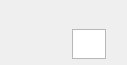
<?xml version="1.0" encoding="UTF-8"?>
<ui version="4.0">
 <class>chat_item2</class>
 <widget class="QWidget" name="chat_item2">
  <property name="geometry">
   <rect>
    <x>0</x>
    <y>0</y>
    <width>125</width>
    <height>65</height>
   </rect>
  </property>
  <property name="windowTitle">
   <string>Form</string>
  </property>
  <layout class="QGridLayout" name="gridLayout_2" columnstretch="3,1">
   <property name="topMargin">
    <number>0</number>
   </property>
   <property name="rightMargin">
    <number>0</number>
   </property>
   <property name="bottomMargin">
    <number>0</number>
   </property>
   <property name="spacing">
    <number>0</number>
   </property>
   <item row="0" column="0">
    <widget class="QLabel" name="label_2">
     <property name="text">
      <string/>
     </property>
    </widget>
   </item>
   <item row="0" column="1">
    <spacer name="horizontalSpacer_2">
     <property name="orientation">
      <enum>Qt::Horizontal</enum>
     </property>
     <property name="sizeHint" stdset="0">
      <size>
       <width>239</width>
       <height>20</height>
      </size>
     </property>
    </spacer>
   </item>
   <item row="1" column="0">
    <widget class="QWidget" name="widget" native="true">
     <property name="minimumSize">
      <size>
       <width>116</width>
       <height>0</height>
      </size>
     </property>
     <property name="styleSheet">
      <string notr="true"/>
     </property>
     <layout class="QGridLayout" name="gridLayout">
      <property name="leftMargin">
       <number>0</number>
      </property>
      <property name="topMargin">
       <number>0</number>
      </property>
      <property name="rightMargin">
       <number>9</number>
      </property>
      <property name="bottomMargin">
       <number>0</number>
      </property>
      <property name="horizontalSpacing">
       <number>0</number>
      </property>
      <item row="1" column="2">
       <widget class="QWidget" name="widget_3" native="true">
        <property name="minimumSize">
         <size>
          <width>45</width>
          <height>45</height>
         </size>
        </property>
        <property name="maximumSize">
         <size>
          <width>45</width>
          <height>16777215</height>
         </size>
        </property>
        <property name="styleSheet">
         <string notr="true"/>
        </property>
        <layout class="QVBoxLayout" name="verticalLayout">
         <property name="spacing">
          <number>0</number>
         </property>
         <property name="leftMargin">
          <number>0</number>
         </property>
         <property name="topMargin">
          <number>0</number>
         </property>
         <property name="rightMargin">
          <number>0</number>
         </property>
         <property name="bottomMargin">
          <number>0</number>
         </property>
         <item>
          <widget class="QLabel" name="label">
           <property name="minimumSize">
            <size>
             <width>45</width>
             <height>45</height>
            </size>
           </property>
           <property name="maximumSize">
            <size>
             <width>45</width>
             <height>45</height>
            </size>
           </property>
           <property name="styleSheet">
            <string notr="true">
border-image: url(:/icon/head1.jpg);</string>
           </property>
           <property name="text">
            <string/>
           </property>
          </widget>
         </item>
         <item>
          <spacer name="verticalSpacer">
           <property name="orientation">
            <enum>Qt::Vertical</enum>
           </property>
           <property name="sizeHint" stdset="0">
            <size>
             <width>20</width>
             <height>40</height>
            </size>
           </property>
          </spacer>
         </item>
        </layout>
       </widget>
      </item>
      <item row="1" column="3">
       <widget class="QWidget" name="widget_2" native="true">
        <property name="minimumSize">
         <size>
          <width>45</width>
          <height>45</height>
         </size>
        </property>
        <property name="maximumSize">
         <size>
          <width>16777215</width>
          <height>16777215</height>
         </size>
        </property>
        <property name="styleSheet">
         <string notr="true"/>
        </property>
        <layout class="QGridLayout" rowstretch="0">
         <property name="leftMargin">
          <number>16</number>
         </property>
         <property name="topMargin">
          <number>9</number>
         </property>
         <property name="rightMargin">
          <number>12</number>
         </property>
         <property name="spacing">
          <number>0</number>
         </property>
         <item row="0" column="0">
          <widget class="QTextEdit" name="textEdit">
           <property name="minimumSize">
            <size>
             <width>20</width>
             <height>30</height>
            </size>
           </property>
           <property name="maximumSize">
            <size>
             <width>16777215</width>
             <height>16777215</height>
            </size>
           </property>
           <property name="styleSheet">
            <string notr="true"/>
           </property>
           <property name="verticalScrollBarPolicy">
            <enum>Qt::ScrollBarAlwaysOff</enum>
           </property>
           <property name="horizontalScrollBarPolicy">
            <enum>Qt::ScrollBarAlwaysOff</enum>
           </property>
           <property name="lineWrapMode">
            <enum>QTextEdit::NoWrap</enum>
           </property>
           <property name="readOnly">
            <bool>true</bool>
           </property>
           <property name="html">
            <string>&lt;!DOCTYPE HTML PUBLIC &quot;-//W3C//DTD HTML 4.0//EN&quot; &quot;http://www.w3.org/TR/REC-html40/strict.dtd&quot;&gt;
&lt;html&gt;&lt;head&gt;&lt;meta name=&quot;qrichtext&quot; content=&quot;1&quot; /&gt;&lt;style type=&quot;text/css&quot;&gt;
p, li { white-space: pre-wrap; }
&lt;/style&gt;&lt;/head&gt;&lt;body style=&quot; font-family:'SimSun'; font-size:9pt; font-weight:400; font-style:normal;&quot;&gt;
&lt;p style=&quot;-qt-paragraph-type:empty; margin-top:0px; margin-bottom:0px; margin-left:0px; margin-right:0px; -qt-block-indent:0; text-indent:0px;&quot;&gt;&lt;br /&gt;&lt;/p&gt;&lt;/body&gt;&lt;/html&gt;</string>
           </property>
          </widget>
         </item>
        </layout>
       </widget>
      </item>
     </layout>
    </widget>
   </item>
   <item row="1" column="1">
    <spacer name="horizontalSpacer">
     <property name="orientation">
      <enum>Qt::Horizontal</enum>
     </property>
     <property name="sizeHint" stdset="0">
      <size>
       <width>265</width>
       <height>20</height>
      </size>
     </property>
    </spacer>
   </item>
  </layout>
 </widget>
 <resources/>
 <connections/>
</ui>
